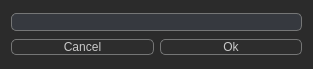
<?xml version="1.0" encoding="UTF-8"?>
<ui version="4.0">
 <class>Dialog</class>
 <widget class="QDialog" name="Dialog">
  <property name="geometry">
   <rect>
    <x>0</x>
    <y>0</y>
    <width>313</width>
    <height>69</height>
   </rect>
  </property>
  <property name="windowTitle">
   <string>Dialog</string>
  </property>
  <property name="styleSheet">
   <string notr="true">/* Widget -----------------------------------------*/
QWidget {
	background-color: #2b2b2b;
    outline: 0px;
}

/* Tree -----------------------------------------*/

QTreeView {
	background-color: #333333;
    outline: 0px;
    border: 1px solid rgb(117, 118, 118);
}

QTreeView::item {
    color:#d4d4d4;
	/*background-color: #323232;*/
	height:30px;

}

QTreeView::item:selected {
    background-color: #5285a6;
}

QHeaderView::section {
    font: 10pt &quot;Consolas&quot;;
    height:25px;
    color:#FFFFFF;
    background:#5285a6;
    border-left:0px solid gray;
    border-right:1px solid gray;
    border-top:0px solid gray;
    border-bottom:0px solid gray;
}
/* LsitView -----------------------------------------*/
QListView {
	background-color: #333333;
    outline: 0px;
    border: 1px solid rgb(117, 118, 118);
}

/* Label -----------------------------------------*/
QLabel {
	color: #c8c8c8;
	font: 11pt &quot;Consolas&quot;;
}

/* LineEdit -----------------------------------------*/
QLineEdit {
    color: #c8c8c8;
    font: 11pt &quot;Consolas&quot;;
    border-radius: 5px;
    border: 1px solid rgb(117, 118, 118);
    background-color: #36393f;

}


/* QPushButton -----------------------------------------*/
QPushButton{
	color: #c8c8c8;
    font: 11pt &quot;Consolas&quot;;
    border-radius: 5px;
    border: 1px solid rgb(117, 118, 118);
    background-color: #2d2d2d;
    background-repeat: no-repeat;
    background-position: left center;
}
QPushButton:hover { background-color: #262626; border-style: solid; border-radius: 5px; }
QPushButton:pressed { background-color: #1a1a1a; border-style: solid; border-radius: 5px; }


QMenuBar{
    color: #ffffff;
}

QStatusBar{
    color: #ffffff;
}
/* QListView -----------------------------------------*/
QListView {
    color: #c8c8c8;
    font: 11pt &quot;Consolas&quot;;
	/* 背景色 */
	background-color:#2b2b2b;

	/* 行与行之间交替颜色不同 */
	/* setAlternatingRowColors(true); */
	alternate-background-color:#404040;

	/* 设置是否选中时,整行都高亮显示 */
	show-decoration-selected:1;
}

/* 行与行之间交替颜色不同 */
/* setAlternatingRowColors(true); */
QListView::item:alternate {
	background:#EEEEEE;
}

/* 当条目被选中时 */
QListView::item:selected {
	border:2px solid #6a6ea9;
}

/* 当条目被选中,并且不是有效的 */
QListView::item::selected:!active {
	background:qlineargradient(x1:0, y1:0,x2:1,y2:0, stop:0 #6a6ea9, stop:1 #888dd9);
}

/* 鼠标县浮在条目上 */
QListView::item::hover {
	background:qlineargradient(x1:0, y1:0,x2:1,y2:0, stop:0 #000000, stop:1 #FFFFFF);
}</string>
  </property>
  <layout class="QVBoxLayout" name="verticalLayout">
   <item>
    <widget class="QLineEdit" name="Line_ProjectName"/>
   </item>
   <item>
    <layout class="QHBoxLayout" name="horizontalLayout">
     <item>
      <widget class="QPushButton" name="Btn_Cancel">
       <property name="text">
        <string>Cancel</string>
       </property>
      </widget>
     </item>
     <item>
      <widget class="QPushButton" name="Btn_Ok">
       <property name="text">
        <string>Ok</string>
       </property>
      </widget>
     </item>
    </layout>
   </item>
  </layout>
 </widget>
 <resources/>
 <connections/>
</ui>
